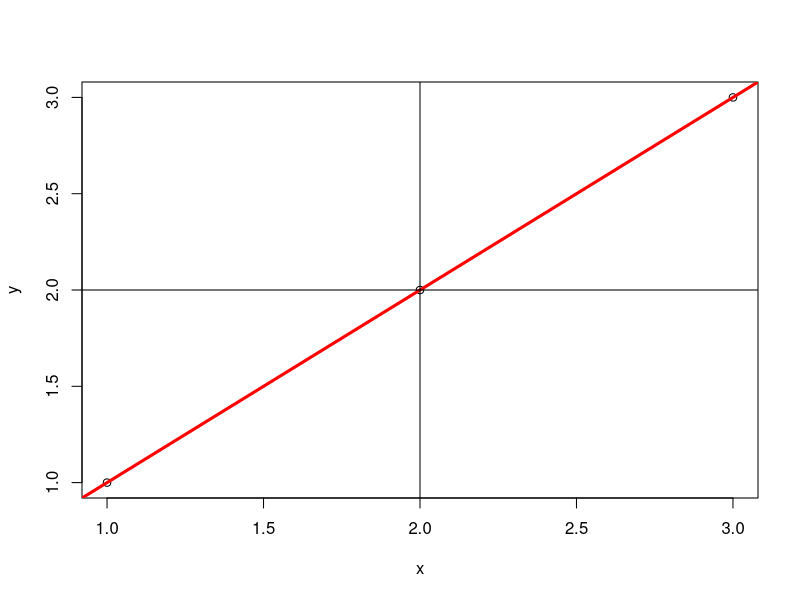

This figure's R source:
#Create a dummy plot
x <- c(1,2,3)
y <- c(1,2,3)
plot(x,y)

#Abline with intercept and slope
abline(0,1, col="red", lwd=3)

#Horizontal abline
abline(h=2)

#Vertical abline
abline(v=2)